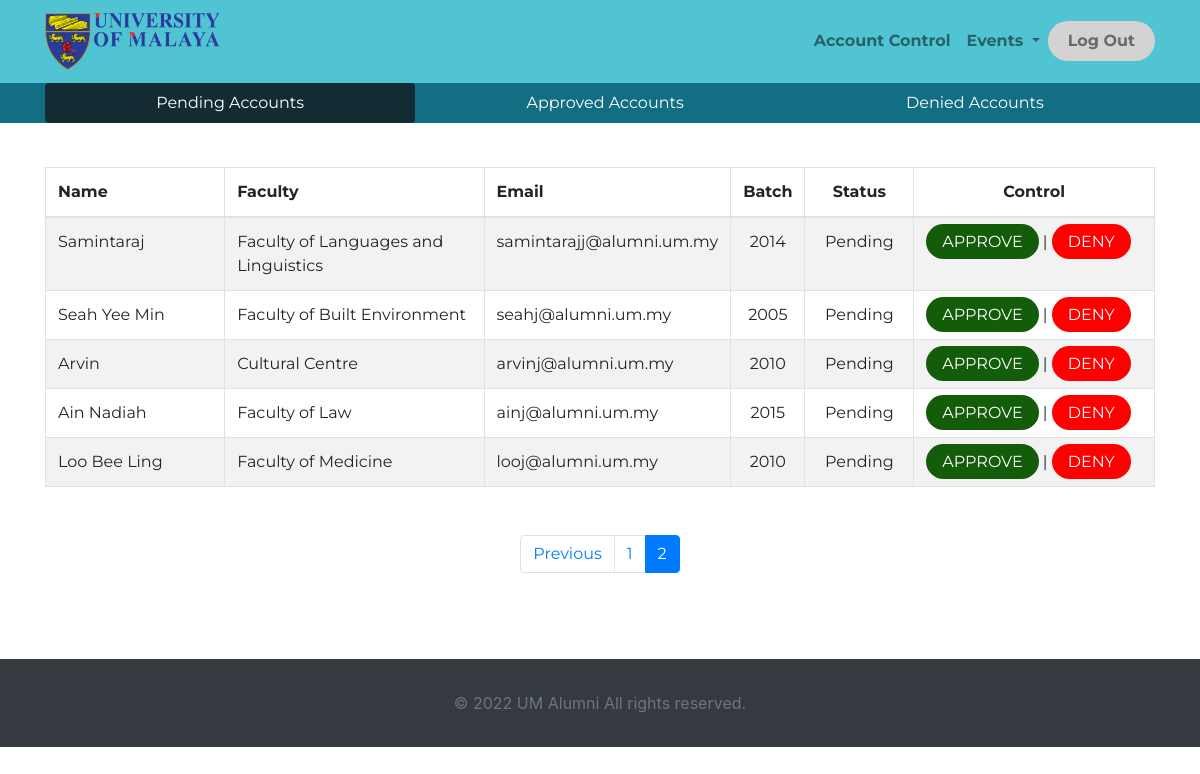
Page /pending.php?page=2 (signed in) on the committed database.
### tables this page shows
CREATE TABLE `users` (
  `id` int(10) UNSIGNED NOT NULL,
  `full_name` varchar(100) NOT NULL,
  `email` varchar(100) NOT NULL,
  `password` varchar(100) NOT NULL,
  `grad_year` year(4) NOT NULL,
  `profile_picture_url` varchar(100) NOT NULL,
  `enroll_year` year(4) NOT NULL,
  `fac_id` int(10) UNSIGNED NOT NULL,
  `status_id` int(10) UNSIGNED NOT NULL,
  `country_id` int(10) UNSIGNED NOT NULL
);

CREATE TABLE `faculties` (
  `id` int(10) UNSIGNED NOT NULL,
  `faculty` varchar(100) NOT NULL
);

CREATE TABLE `statuses` (
  `id` int(10) UNSIGNED NOT NULL,
  `status` varchar(10) NOT NULL
);

### pending.php (the view, shortened to what this page needs)
<?php
include_once("include/config.php");
$results_per_page = 10;
$number_of_result = $conn->query('SELECT count(*) from users, statuses WHERE users.status_id = statuses.id AND statuses.status = "Pending"')->fetchColumn();
$number_of_page = ceil ($number_of_result / $results_per_page);
if (!isset ($_GET['page']) ) {
    $page = 1;
} else {
    $page = $_GET['page'];
}
$current_page = $page;
$page_first_result = ($page-1) * $results_per_page;
?>
<!DOCTYPE html>
<html lang="en">
    <head>
        <link rel="stylesheet" href="https://cdn.jsdelivr.net/npm/bootstrap@4.6.0/dist/css/bootstrap.min.css">
        <link rel="stylesheet" href="https://cdnjs.cloudflare.com/ajax/libs/twitter-bootstrap/4.1.3/css/bootstrap.min.css">
        <link rel="stylesheet" href="https://cdnjs.cloudflare.com/ajax/libs/ionicons/2.0.1/css/ionicons.min.css">
        <link rel="stylesheet" href="styles/admin.css">
        <link rel="stylesheet" href="styles/page_error.css">
        <link rel="stylesheet" href="styles/custom_alert.css">
        <link rel="stylesheet" href="https://cdnjs.cloudflare.com/ajax/libs/font-awesome/5.15.3/css/all.min.css"/>
    </head>
<body class="d-flex flex-column h-100 ">
    <link href="./node_modules/bootstrap-icons/font/bootstrap-icons.css" rel="stylesheet">
    <?php include_once("adminnavigation.php"); ?>
    <main >
        <?php if(!isset($_SESSION['logged_in'])) { ?>
            <div class="error_container">
                <h1><i style="color:red;" class="fas fa-exclamation-triangle"></i> Access Denied!</h1>
                <p>
                    Please <a style="color: black" href="signin.php">Sign in</a> first to access the page.
                </p>
            </div>
        <?php } else{ ?>
        <div class="sidenav-bg">
            <div class="container">
                <nav class="nav nav-fill nav-pills sidenav">
                    <a class="nav-link activea" href="pending.php">Pending Accounts</a>
                    <a class="nav-link" href="approved.php">Approved Accounts</a>
                    <a class="nav-link" href="denied.php">Denied Accounts</a>
                </nav>
            </div>
        </div>
        <div class="container">
            <br>
            <table class="table table-striped table-hover table-bordered container" id="mainTable">
                <thead>
                    <tr>
                        <th style="width:17%">Name</th>
                        <th style="width:25%">Faculty</th>
                        <th style="width:20%">Email</th>
                        <th style="width:5%" class="text-center">Batch</th>
                        <th style="width:10%" class="text-center">Status</th>
                        <th style="width:23%" class="text-center">Control</th>
                    </tr>
                </thead>
                <tbody id="myTable">
                    <?php
                        try {
                            $query = "SELECT * FROM users, faculties, statuses WHERE (users.fac_id = faculties.id AND users.status_id = statuses.id) AND statuses.status = \"Pending\" order by users.id asc
                                    LIMIT " . $page_first_result . ',' . $results_per_page;
                            $stmt = $conn->query($query);
                            if($stmt != 0) {
                                while($res = $stmt->fetch()) {
                                    echo "<tr>";
                                echo "<td>".$res['full_name']."</td>";
                                echo "<td>".$res['faculty']."</td>";
                                echo "<td>".$res['email']."</td>";
                                echo "<td class=\"text-center\">".$res['grad_year']."</td>";
                                echo "<td class=\"text-center\">".$res['status']."</td>";
                                echo "<td><a class=\"approve-btn\" href=\"pending.php?id=$res[0]&condition=approve\" >Approve</a> | <a class=\"deny-btn\" href=\"pending.php?id=$res[0]&condition=deny\">Deny</a></td>";
                                }
                            }
                        } catch (PDOException $e) {
                            echo "Error: ".$e->getMessage();
                        }
                    ?>
                </tbody>
                </table>
                <nav aria-label="Page navigation">
                        <ul class="pagination justify-content-center mt-5">
                        <?php if($page > 1) {
                            echo '<li class="page-item"><a class="page-link" href = "pending.php?page=' . $current_page - 1 . '" tabindex="-1">Previous</a></li>';
                        }
                        for($page = 1; $page<= $number_of_page; $page++) {
                            if($page == $current_page) {
                                echo '<li class="page-item active"><a class="page-link" href = "pending.php?page=' . $page . '">' . $page . ' <span class="sr-only">(current)</span></a></li>';
                            } else {
                                echo '<li class="page-item"><a class="page-link" href = "pending.php?page=' . $page . '">' . $page . ' </a></li>';
                            }
                        }
                        ?>
                        </ul>
                </nav>
        </div>
        <?php } ?>
    </main>
    <footer id="control">
        <div class="bg-dark py-4">
            <div class="container text-center">
                <p class="text-muted mb-0 py-2">&copy; <script>document.write(new Date().getFullYear())</script> UM Alumni All rights reserved.</p>
            </div>
        </div>
    </footer>
</body>
</html>

### styles/admin.css (style rules this page uses)
main { font-family: 'Montserrat', sans-serif; }
.sidenav { background-color: #126e82; color: white; }
.sidenav-bg { background-color: #126e82; }
a { color: #ffffff; }
.activea { background-color: #132c33; }
table { margin: 20px; }
body { margin-bottom: 100px; height: 100%; }
footer { padding-top: 70px; height: 0px; }
.deny-btn { background-color: red; color: white; padding: 0.5em 1em; text-decoration: none; text-transform: uppercase; border-radius: 40px; }
.approve-btn { background-color: rgb(19, 92, 10); color: white; padding: 0.5em 1em; text-decoration: none; text-transform: uppercase; border-radius: 40px; }

### rows in the picture
users: full_name "Samintaraj", fac.faculty "Faculty of Languages and Linguistics", email "samintarajj@alumni.um.my", grad_year "2014", status.status "Pending"
users: full_name "Seah Yee Min", fac.faculty "Faculty of Built Environment", email "seahj@alumni.um.my", grad_year "2005", status.status "Pending"
users: full_name "Arvin", fac.faculty "Cultural Centre", email "arvinj@alumni.um.my", grad_year "2010", status.status "Pending"
users: full_name "Ain Nadiah", fac.faculty "Faculty of Law", email "ainj@alumni.um.my", grad_year "2015", status.status "Pending"
users: full_name "Loo Bee Ling", fac.faculty "Faculty of Medicine", email "looj@alumni.um.my", grad_year "2010", status.status "Pending"
